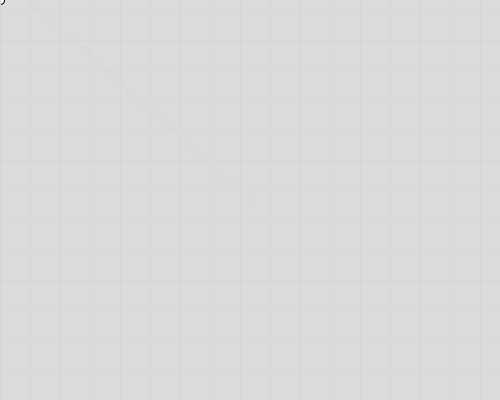
Frame 1 (no input)
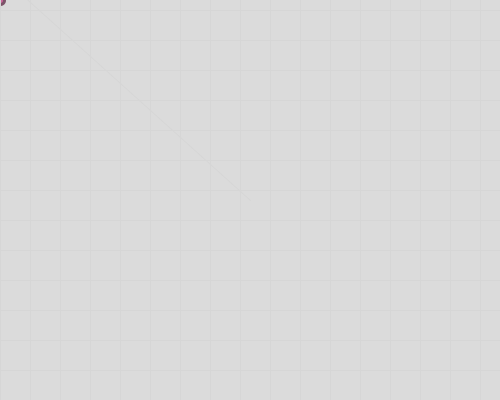
Frame 60 (the mouse pressed at the canvas centre just before this capture)
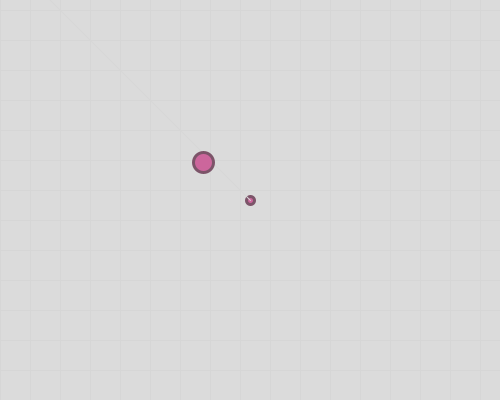
Frame 120 (the mouse held since frame 60 and released just before this capture)

The Processing sketch that drew these frames (run headless with seeded random() and noise(); from frame 60 on, the mouse is pressed at the canvas centre):

// Processing sketch: week07_7_arras07_angle_bulletX_bulletY_bulletVX_bulletVY
// ── week07_7_arras07_angle_bulletX_bulletY_bulletVX_bulletVY.pde
void setup(){
  size(500,400);
}
void KeyPressed(){//按下去時，會有速度，放開後，速度要變0
  if(keyCode==RIGHT ) x+=1;
  if(keyCode==LEFT) x-=1;
  if(keyCode==UP) y-=1;
  if(keyCode==DOWN) y+=1;
}
void keyReleased(){
  if(keyCode==RIGHT || keyCode==LEFT) vx=1;
  if(keyCode==UP || keyCode==DOWN) y=1;
}
float x=250,y=250,vx=0,vy=0;//代表移動速度
void draw(){
  ///background(215,184,200);
  x+=vx;
  y+=vy;
  background(219);//灰底
  translate(-x,-y);
  translate(width/2,height/2);
  float mx =mouseX+x-width/2,my=mouseY+y-height/2;//換算mx,my的座標
  ellipse(mx,my,8,8);
    stroke(214);//灰底的線
strokeWeight(1);
  for(int i=0;i<30;i++){
  line(0,i*30,500,i*30);
  line(i*30,0,i*30,500);
  }
  float dx = mx-x,dy=my-y;//改用mx,my
  float a = atan2(dy,dx);//atan2長度
  angle=a;
  line(x,y,mx-x,my-y);//改用mx,my
  pushMatrix();
  myTank(x,y,a);
  popMatrix();
  if(bulletX!=0 && bulletY!=0){
  bulletX+=bulletVX;
  bulletY+=bulletVY;
  ellipse(bulletX,bulletY,20,20);
  }
}
float angle,bulletX=0,bulletY=0,bulletVY=0,bulletVX=0;
void mousePressed(){
  bulletX=x;
  bulletY=y;
  bulletVX = cos(angle);
  bulletVY = sin(angle);
}
void myTank(float x,float y,float a){
  translate(-x,-y);//讓全世界都往反方向移動
  rotate(a);//旋轉
  fill(167,167,175);
  stroke(110,110,113);
  strokeWeight(4);
  rect(20,-10,20,20);//砲管砲塔
  
  fill(204,102,156);
  stroke(124,84,105);
  strokeWeight(3);
  ellipse(0,0,55,55);//圓形身體
}
